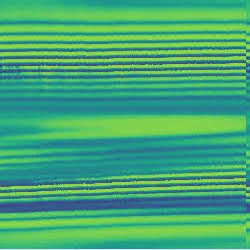
#> input picture Version 2.0/Demos/PhaseDetection/Phase_3.jpg, 250 x 250 px
$ jupyter execute --allow-errors Untitled.ipynb
#> lines starting #> are read from the running program, lines starting #| are printed output that depends on the picture
# Phase and Magnitude Detection Demo
<br>
<br>
AWESEM Signal Processing
<br>
<br>
Erick Blankenberg, 5/28/2019

---

The goal of this demo is to find the phase and magnitude distortion of the scanning stage for a set of data taken with a sinusoidal driving waveform of a fixed frequency. If this can be done consistently over a wide range of frequencies we can then characterize the sample stage and predict the driven motion for an arbitrary driving waveform or craft a driving waveform to obtain a desired frequency response if we assume that the system can be modeled as a linear time-invariant system.
<br>
<br>
In the first portion below we import one limited "Modern Art" image to be analyzed. This image is created by taking data collected with a sinusoidal driving waveform along the fast axis and no driving waveform along the slow axis and constructing the image assuming that the driven waveform is a ramp. This is equivalent to just stacking the inbound time-stamped data.
<br>
<br>
TODO review driver waveform

[cell 1]
# Libraries
from   math import floor
import numpy
import imageio
from   scipy       import ndimage
from   scipy       import misc
from   scipy       import signal
from skimage       import data
from skimage.color import rgb2gray
import skimage.filters as filters

from   matplotlib import cm
from   matplotlib import pyplot

# Imports limited "Modern Art" image.

originalImage  = imageio.imread('Phase_3.jpg')
#> originalImage is the input picture: shape (250, 250, 3); mean R, G, B 68.1, 167.2, 117.6
pyplot.imshow(originalImage)
pyplot.title('Original')
pyplot.show()

grayScaleImage = rgb2gray(originalImage)
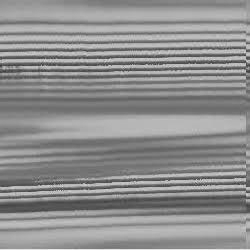
#> grayScaleImage: shape (250, 250) float64; min 0.225, max 0.919, mean 0.559
pyplot.imshow(grayScaleImage, cmap= pyplot.cm.gray)
pyplot.title('Greyscale')
pyplot.show()

---
The approach below uses the simple symmetry detection method along a known coordinate axis described in https://www.eurasip.org/Proceedings/Eusipco/Eusipco2017/papers/1570347823.pdf. Namely computing the auto-convolution and normalizing to the total energy of the signal in the range of interest.
<br>
<br>
In this case we are interested in the overall symmetry of the modern art image along the target coordinate axis with wraparound as the driving sinusoidal waveform is periodic and the assumed response waveform is as well. We implement this as a moving patch to determine the reflection axis as follows:

[cell 2]
targetImage = grayScaleImage
# COMBAK repeated symmetry vals may be a bug?
# Evaluates symmetry along rows for the given patch
def evaluatePatchVerticalSymmetry(image, columnLeft, columnRight, rowTop, rowBottom):
    # Finds numerator
    numeratorAccumulator = 0
    for currentTargetRow in range(rowTop, rowBottom):
        for currentColumnOffset in range(0, abs(columnLeft - columnRight)):
            numeratorAccumulator += image[currentTargetRow, columnLeft + currentColumnOffset] * image[currentTargetRow, columnRight - currentColumnOffset]

    totalEnergy = numpy.sum(image * image)
    return numeratorAccumulator / totalEnergy

# Pads image with itself to emulate wraparound
imageDoubled = numpy.tile(targetImage, (1, 2))
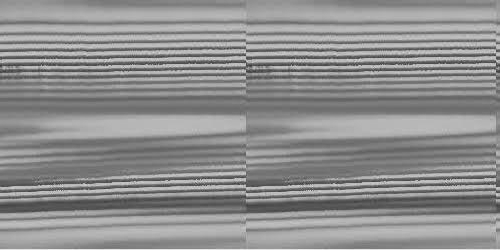
#> imageDoubled: shape (250, 500) float64; min 0.225, max 0.919, mean 0.559

symmetryVals = numpy.zeros((targetImage.shape[1]))
#> symmetryVals = 250 values from 0 to 0
for currentStartColumn in range(0, targetImage.shape[1]):
    symmetryVals[(currentStartColumn + (int) (floor(targetImage.shape[1] / 2.0))) % (targetImage.shape[1])] = evaluatePatchVerticalSymmetry(imageDoubled, currentStartColumn, currentStartColumn + targetImage.shape[0], 0, targetImage.shape[1])
#> after the loop, symmetryVals = 250 values, max 0.491 at index 80, min 0.486 at index 246, mean 0.489

# Shows symmetry measure as a function of row index
pyplot.plot(symmetryVals)
pyplot.title('Patch Symmetry Measure')
pyplot.xlabel('Row Offset')
pyplot.ylabel('Symmetry Value')
pyplot.show()
#> figure, not shown here; curve peaks at x = 80, y = 0.491

# Plots image with maximum symmetry lines marked
maxIndex = numpy.argmax(symmetryVals)
#> maxIndex = 80
pyplot.imshow(targetImage, cmap= pyplot.cm.gray, zorder = 1)
pyplot.title('Target Image')
ymin, ymax = pyplot.gca().get_ybound()
pyplot.plot([maxIndex, maxIndex], [ymin, ymax], color = 'fireBrick', zorder = 2)
pyplot.show()
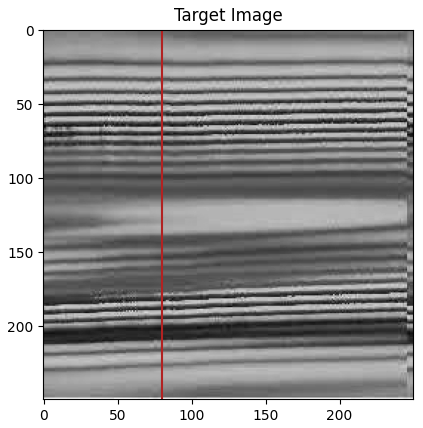
#> figure drawn by matplotlib, 1 panel

We now know the data offset corresponding to a crest or trough in the waveform. We can now map the driving waveform displacement as a function of index in the modern art image along the rows as follows:

TODO can we isolate crest / trough?

[cell 3]
pyplot.imshow(targetImage, cmap= pyplot.cm.gray)
pyplot.title('Original Image')
pyplot.show()

# We are going to use the crest as a reference point at zero and assume a cosine displacement waveform
# > COMBAK:
#    - Need to interpolate as to not produce jagged transitions
offsetToCrest = maxIndex
#> offsetToCrest = 80
rebuiltImageFalling = numpy.zeros(targetImage.shape)
rebuiltImageRising  = numpy.zeros(targetImage.shape)
targetColumnsFalling = numpy.zeros((targetImage.shape[1]))
#> targetColumnsFalling = 250 values from 0 to 0
targetColumnsRising = numpy.zeros((targetImage.shape[1]))
#> targetColumnsRising = 250 values from 0 to 0
#> (the rest of this cell did not finish here and is left out)

We can now estimate the magnification of these samples given that we know the dimensions of cells in the original grating. We first need to isolate the bars.
<br>
<br>
*Note that it is ok if there are very short bars, we only care about the width of the bars. The bars may be cut up if the scan is disrupted midway through a slow scan.*

[cell 4]
# Applies thresholding to image to isolate bars
# > Source image
pyplot.imshow(rebuiltImageFalling, cmap= pyplot.cm.gray)
pyplot.title('Falling Image')
pyplot.show()
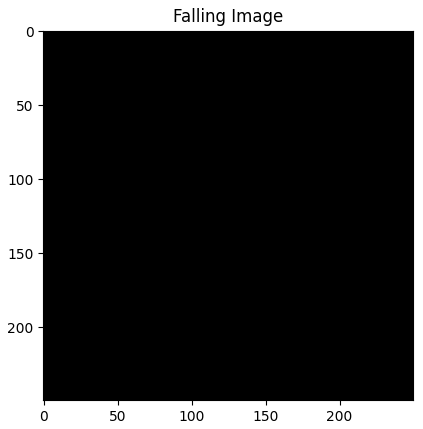
#> figure drawn by matplotlib, 1 panel
# > Uses local thresholding to normalize to regional variances in brightness
thresholdedVals = filters.threshold_local(rebuiltImageFalling, block_size = 55) # Local region should span about 4 bars (you should not really be able to distinguish bars in filter)
#> rebuiltImageFalling: shape (250, 250) float64; every value is 0
pyplot.imshow(thresholdedVals, cmap= pyplot.cm.gray)
pyplot.title('Threshold Value Per Pixel')
pyplot.show()
# > Just with threshold applies
# COMBAK:
#  - maybe we should do iterative thresholding depending on initial width of bars to account for different magnifications
#  - Bars that touch the borders should be removed as they are clipped
#  - Maybe sort bars out by other factors like straightness or use an edge detection thersholding technique? Currently skinny bars getting through
thresholdedImage = rebuiltImageFalling > thresholdedVals
pyplot.imshow(thresholdedImage, cmap= pyplot.cm.gray)
pyplot.title('Threshold Applied To Falling Image')
pyplot.show()
# > Remove small unconnected regions
for currentOperation in range(0, 5):
    thresholdedImage = ndimage.binary_opening(thresholdedImage, iterations = 2) # Remove salt
    thresholdedImage = ndimage.binary_closing(thresholdedImage, iterations = 2) # Remove pepper
#> thresholdedImage: shape (250, 250) bool; every value is 0
pyplot.imshow(thresholdedImage, cmap= pyplot.cm.gray)
pyplot.title('Removed Isolated Salt and Pepper')
pyplot.show()

# Identifies the bars
labeled_bars, numBars = ndimage.label(thresholdedImage)
#> numBars = 0

pyplot.imshow(labeled_bars, cmap = pyplot.cm.nipy_spectral)
pyplot.title('Labeled Bars')
pyplot.show()

print("Unique Bars: %d" % (numBars))
#| Unique Bars: 0

We can now run statistics on the widths of the bars to determine the scaling.

[cell 5]
# Gets width of cells one row at a time
rowStats = numpy.zeros((labeled_bars.shape[0], numBars))
#> rowStats = empty array
for currentRow in range(0, labeled_bars.shape[0]):
    targetRowVals = labeled_bars[currentRow, :]
    for currentBar in range(0, numBars):
        rowStats[currentRow, currentBar] = numpy.sum(targetRowVals == (currentBar + 1))  # Bars labeled 1..numBars inclusive

# Plots histograms for each bar
for currentBar in range(0, numBars):
    pyplot.hist(rowStats[:, currentBar])
    pyplot.title("Width Distribution, Bar %s" % (currentBar))
    pyplot.xlabel('Width Values')
    pyplot.xlabel('Row Occurances')
    pyplot.show()

# Plots histogram for all bars
pyplot.hist(rowStats)
pyplot.title("Width Distribution for All Bars")
pyplot.xlabel('Row Occurances')
pyplot.xlabel('Width Values')
pyplot.show()
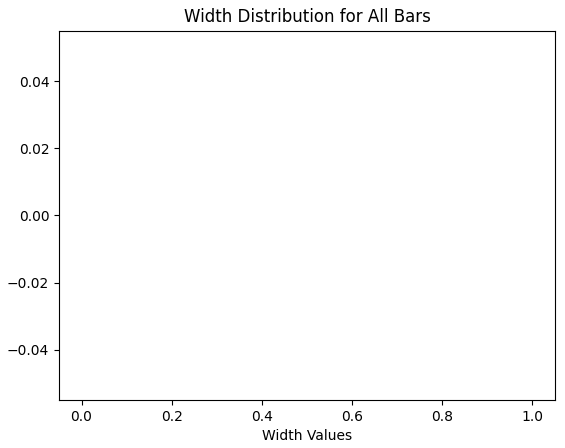
#> figure drawn by matplotlib, 1 panel

As a result we have the following:

[cell 6]
medianWidth = numpy.median(rowStats)
#> medianWidth = nan

print("Median Value: %s" % (medianWidth))
#| Median Value: nan

PhysicalCellWidth = 5.08 # Microns

MicronsPerPixel = PhysicalCellWidth / medianWidth
#> MicronsPerPixel = nan
MicronsDimensions = MicronsPerPixel * numpy.asarray(targetImage.shape)
#> MicronsDimensions = [nan, nan]

print("Image dimensions in microns: %s" % (MicronsDimensions))
#| Image dimensions in microns: [nan nan]

---
Some of our older "modern art" images were taken with sinusoidal driving waveforms along both axis. As before we assume that the system is LTI and find the phase and magnitude distortions for each axis and reconstruct.

[cell 7]
import numpy    as     np
from   scipy    import signal
from   scipy    import ndimage

# Finds correlation of image with reversed version along each
# axis for symmetry detection

imageSize = np.shape(grayScaleImage) # Exports as (height, width, depth)
#> imageSize = (250, 250)

"""
verticalConvolutions = np.zeros((imageSize[0], imageSize[1]));
for horizontalIndex in range(imageSize[1]):
    targetColumn  = grayScaleImage[:, horizontalIndex]
    patternColumn = targetColumn
    # Pads targetColumn to emulate wraparound
    patternConcatenatedColumn  = np.concatenate([targetColumn[int(round(imageSize[1]/2.0)):], targetColumn, targetColumn[:-int(round(imageSize[1]/2.0))]])
    # Preforms convolution
    convolutionColumn = np.convolve(targetColumn, patternConcatenatedColumn, mode = 'valid')
    convMax = np.amax(convolutionColumn)
    convMin = np.amin(convolutionColumn)
    convolutionColumn = ((convolutionColumn - convMin) / (convMax - convMin)) * 255
    verticalConvolutions[:, horizontalIndex] = convolutionColumn[:-1]

pyplot.imshow(verticalConvolutions, cmap = pyplot.cm.viridis)
pyplot.title('Symmetry across Vertical Axis')
pyplot.show()
"""

compressedColumn = np.average(grayScaleImage, axis = 1)
#> compressedColumn = 250 values, max 0.887 at index 249, min 0.333 at index 205, mean 0.559
pyplot.plot(compressedColumn)
pyplot.show()
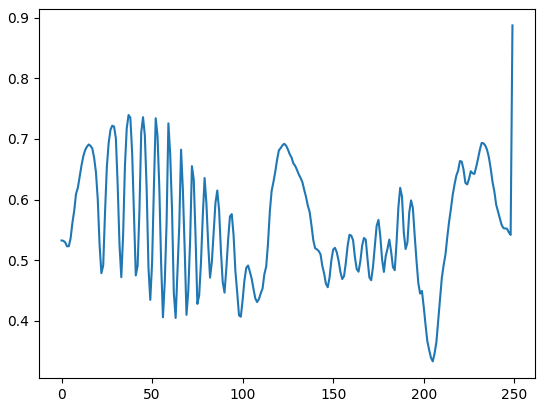
#> figure drawn by matplotlib, 1 panel; curve peaks at x = 249, y = 0.887

# Pads targetColumn to emulate wraparound
patternConcatenatedColumn  = np.concatenate([compressedColumn[int(round(imageSize[1]/2.0)):], compressedColumn, compressedColumn[:-int(round(imageSize[1]/2.0))]])
#> patternConcatenatedColumn = 500 values, max 0.887 at index 124, min 0.333 at index 80, mean 0.559
# Preforms convolution
convolutionColumn = ndimage.filters.convolve1d(compressedColumn, compressedColumn, mode = 'wrap')
#> convolutionColumn = 250 values, max 78.97 at index 229, min 77.32 at index 59, mean 78.12
convMax = np.amax(convolutionColumn)
#> convMax = 78.97
convMin = np.amin(convolutionColumn)
#> convMin = 77.32
convolutionColumn = ((convolutionColumn - convMin) / (convMax - convMin)) * 255
#> convolutionColumn = 250 values, max 255 at index 229, min 0 at index 59, mean 124
pyplot.plot(convolutionColumn)
pyplot.show()
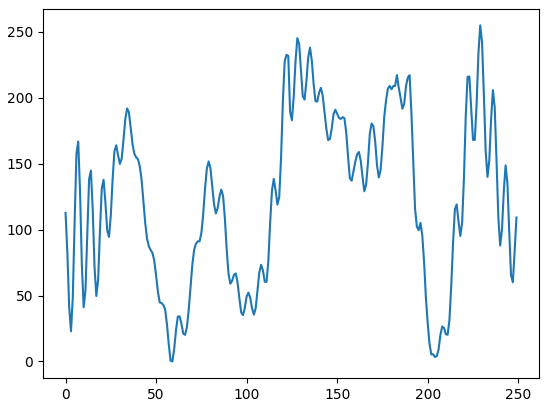
#> figure drawn by matplotlib, 1 panel; curve peaks at x = 229, y = 255

"""
# Reverses image along vertical axis and runs correlation through every row
horizontalCorrelations = np.zeros((imageSize[0], imageSize[1]))
for verticalIndex in range(imageSize[0]):
    targetRow = thresholdedImage[verticalIndex, :]
    patternRow = targetRow #np.flipud(targetRow)
    # Pads for wraparound
    targetRow = np.concatenate((targetRow, targetRow, targetRow), axis = 0)
    # Preforms correlation
    correlationRow = np.correlate(targetRow, patternRow, mode = 'same')
    horizontalCorrelations[verticalIndex, :] = correlationRow[(int(imageSize[1] * 1.5)):(int(imageSize[1] * 2.5))]

pyplot.imshow(horizontalCorrelations, cmap = pyplot.cm.gray)
pyplot.title('Symmetry across Vertical Axis')
pyplot.show()
"""

compressedRow = np.average(grayScaleImage, axis = 0)
#> compressedRow = 250 values, max 0.572 at index 242, min 0.541 at index 246, mean 0.559
compressedRow = np.roll(compressedRow, 25)
#> compressedRow = 250 values, max 0.572 at index 17, min 0.541 at index 21, mean 0.559
pyplot.plot(compressedRow)
pyplot.show()
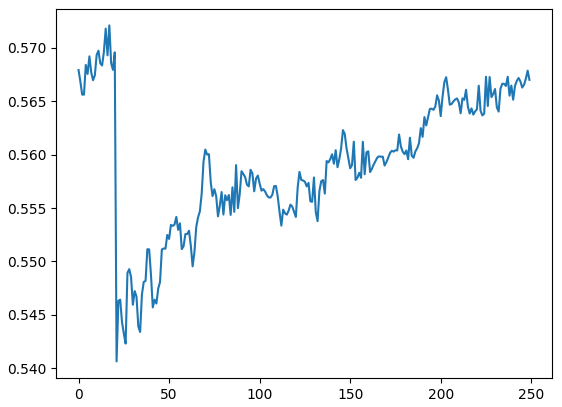
#> figure drawn by matplotlib, 1 panel; curve peaks at x = 17, y = 0.572

# Pads targetColumn to emulate wraparound
patternConcatenatedRow  = np.concatenate([compressedRow[int(round(imageSize[0]/2.0)):], compressedRow, compressedRow[:-int(round(imageSize[0]/2.0))]])
#> patternConcatenatedRow = 500 values, max 0.572 at index 142, min 0.541 at index 146, mean 0.559
pyplot.plot(patternConcatenatedRow)
pyplot.show()
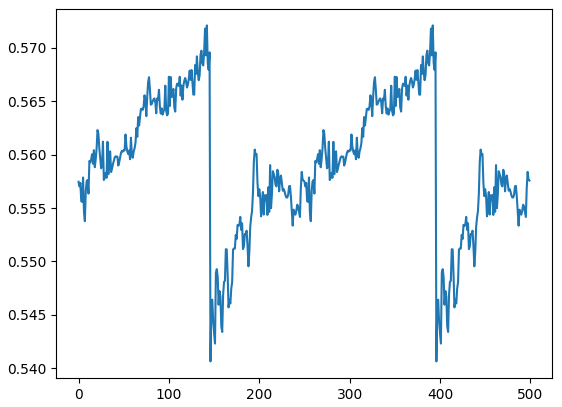
#> figure drawn by matplotlib, 1 panel; curve peaks at x = 142, y = 0.572
# Preforms convolution
convolutionRow = np.convolve(compressedRow, patternConcatenatedRow, mode = 'valid')
#> convolutionRow = 251 values, max 78.13 at index 33, min 78.11 at index 167, mean 78.12
convMax = np.amax(convolutionRow)
#> convMax = 78.13
convMin = np.amin(convolutionRow)
#> convMin = 78.11
convolutionRow = ((convolutionRow - convMin) / (convMax - convMin)) * 255
#> convolutionRow = 251 values, max 255 at index 33, min 0 at index 167, mean 173.2
pyplot.plot(convolutionRow)
pyplot.show()
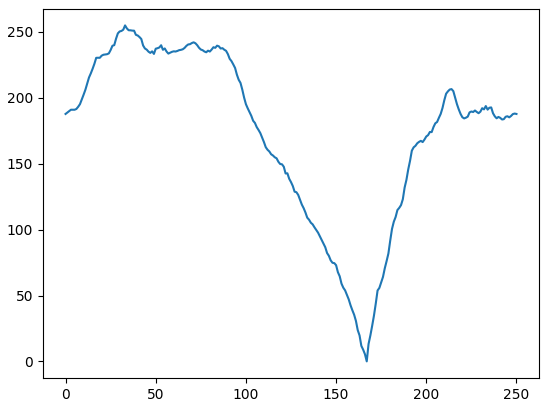
#> figure drawn by matplotlib, 1 panel; curve peaks at x = 33, y = 255

$ run again, with Version 2.0/Demos/PhaseDetection/Phase_1.jpg copied over Version 2.0/Demos/PhaseDetection/Phase_3.jpg
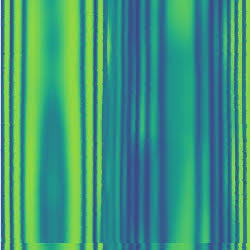
#> input picture Version 2.0/Demos/PhaseDetection/Phase_1.jpg, 250 x 250 px
#> originalImage is the input picture: shape (250, 250, 3); mean R, G, B 63, 151.8, 123.3
#> `imageDoubled = numpy.tile(targetImage, (1, 2))`:
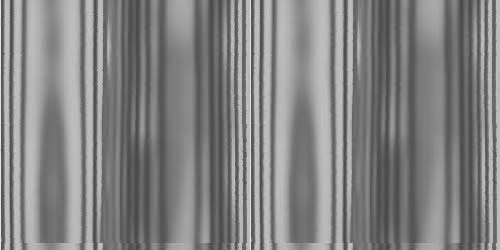
#> imageDoubled: shape (250, 500) float64; min 0.268, max 0.937, mean 0.513
#> after the loop `for currentStartColumn in range(0, targetImage.shape[1]):`: symmetryVals = 250 values, max 0.488 at index 53, min 0.453 at index 113, mean 0.467
#> maxIndex = 53
#> rebuiltImageFalling: shape (250, 250) float64; every value is 0
#| Unique Bars: 0
#| Median Value: nan
#| Image dimensions in microns: [nan nan]
#> compressedColumn = 250 values, max 0.535 at index 7, min 0.496 at index 223, mean 0.513
#> patternConcatenatedColumn = 500 values, max 0.535 at index 132, min 0.496 at index 98, mean 0.513
#> `convolutionColumn = ndimage.filters.convolve1d(compressedColumn, compr..`: convolutionColumn = 250 values, max 65.9 at index 213, min 65.83 at index 110, mean 65.87
#> `convMax = np.amax(convolutionColumn)`: convMax = 65.9
#> `convMin = np.amin(convolutionColumn)`: convMin = 65.83
#> `convolutionColumn = ((convolutionColumn - convMin) / (convMax - convMi..`: convolutionColumn = 250 values, max 255 at index 213, min 0 at index 110, mean 147.9
#> `compressedRow = np.average(grayScaleImage, axis = 0)`: compressedRow = 250 values, max 0.885 at index 0, min 0.3 at index 136, mean 0.513
#> `compressedRow = np.roll(compressedRow, 25)`: compressedRow = 250 values, max 0.885 at index 25, min 0.3 at index 161, mean 0.513
#> patternConcatenatedRow = 500 values, max 0.885 at index 150, min 0.3 at index 36, mean 0.513
#> `convolutionRow = np.convolve(compressedRow, patternConcatenatedRow, mo..`: convolutionRow = 251 values, max 68.7 at index 32, min 63.76 at index 161, mean 65.88
#> `convMax = np.amax(convolutionRow)`: convMax = 68.7
#> `convMin = np.amin(convolutionRow)`: convMin = 63.76
#> `convolutionRow = ((convolutionRow - convMin) / (convMax - convMin)) * ..`: convolutionRow = 251 values, max 255 at index 32, min 0 at index 161, mean 109.4
#> `pyplot.show()`:
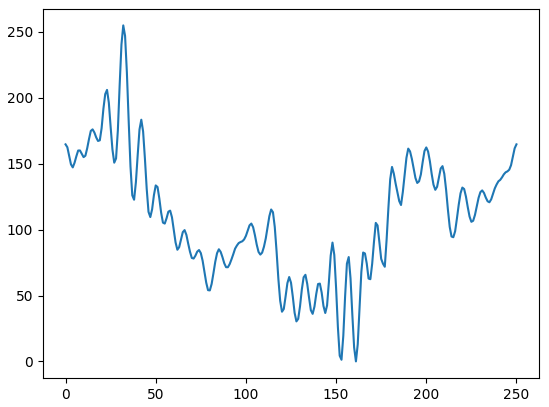
#> figure drawn by matplotlib, 1 panel; curve peaks at x = 32, y = 255

$ run again, with Version 2.0/Demos/PhaseDetection/Phase_2.jpg copied over Version 2.0/Demos/PhaseDetection/Phase_3.jpg
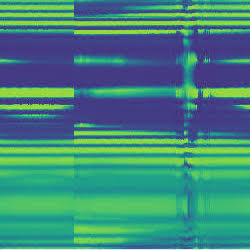
#> input picture Version 2.0/Demos/PhaseDetection/Phase_2.jpg, 250 x 250 px
#> originalImage is the input picture: shape (250, 250, 3); mean R, G, B 64.9, 133.7, 124
#> after the loop `for currentStartColumn in range(0, targetImage.shape[1]):`: symmetryVals = 250 values, max 0.492 at index 119, min 0.484 at index 197, mean 0.489
#> maxIndex = 119
#> rebuiltImageFalling: shape (250, 250) float64; every value is 0
#| Unique Bars: 0
#| Median Value: nan
#| Image dimensions in microns: [nan nan]
#> compressedColumn = 250 values, max 0.89 at index 249, min 0.255 at index 49, mean 0.464
#> patternConcatenatedColumn = 500 values, max 0.89 at index 124, min 0.255 at index 174, mean 0.464
#> `convolutionColumn = ndimage.filters.convolve1d(compressedColumn, compr..`: convolutionColumn = 250 values, max 56.94 at index 31, min 50.22 at index 151, mean 53.85
#> `convMax = np.amax(convolutionColumn)`: convMax = 56.94
#> `convMin = np.amin(convolutionColumn)`: convMin = 50.22
#> `convolutionColumn = ((convolutionColumn - convMin) / (convMax - convMi..`: convolutionColumn = 250 values, max 255 at index 31, min 0 at index 151, mean 138
#> `compressedRow = np.average(grayScaleImage, axis = 0)`: compressedRow = 250 values, max 0.49 at index 187, min 0.438 at index 180, mean 0.464
#> `compressedRow = np.roll(compressedRow, 25)`: compressedRow = 250 values, max 0.49 at index 212, min 0.438 at index 205, mean 0.464
#> patternConcatenatedRow = 500 values, max 0.49 at index 87, min 0.438 at index 80, mean 0.464
#> `convolutionRow = np.convolve(compressedRow, patternConcatenatedRow, mo..`: convolutionRow = 251 values, max 53.87 at index 234, min 53.83 at index 122, mean 53.85
#> `convMax = np.amax(convolutionRow)`: convMax = 53.87
#> `convMin = np.amin(convolutionRow)`: convMin = 53.83
#> `convolutionRow = ((convolutionRow - convMin) / (convMax - convMin)) * ..`: convolutionRow = 251 values, max 255 at index 234, min 0 at index 122, mean 127.7
#> `pyplot.show()`:
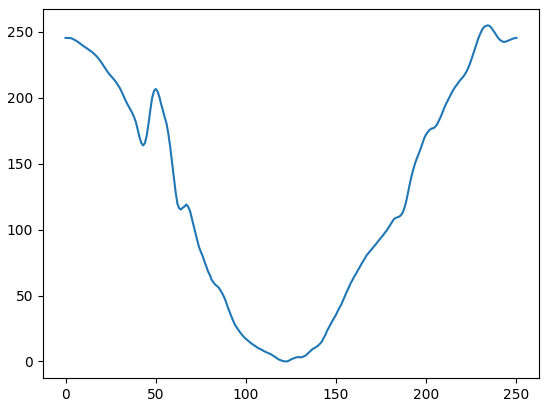
#> figure drawn by matplotlib, 1 panel; curve peaks at x = 234, y = 255
